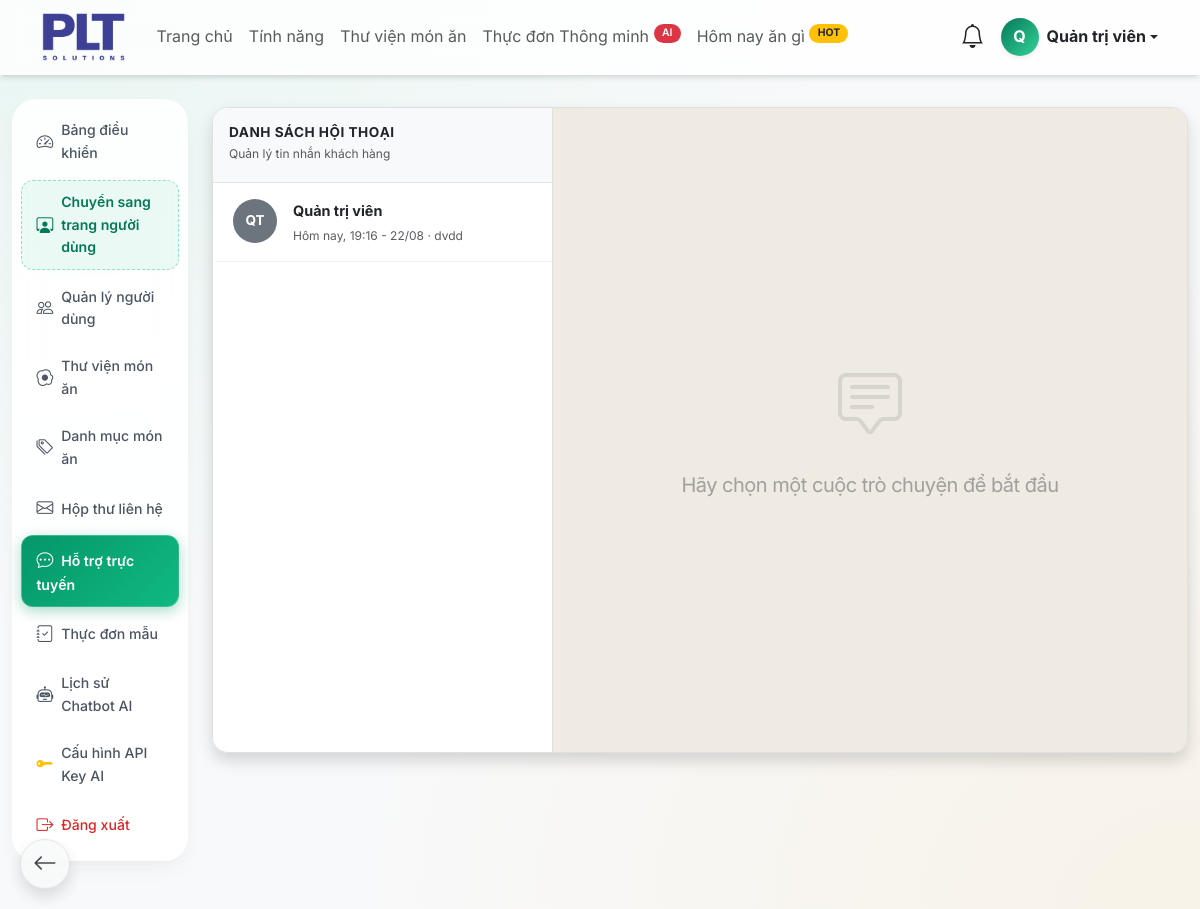
Page /admin/support-chats.php (signed in) on the committed database.
### tables this page shows
CREATE TABLE IF NOT EXISTS `support_chats` (
  `id` bigint UNSIGNED NOT NULL AUTO_INCREMENT,
  `user_id` bigint UNSIGNED NOT NULL,
  `status` enum('open','closed') DEFAULT 'open',
  `created_at` timestamp NULL DEFAULT CURRENT_TIMESTAMP,
  `updated_at` timestamp NULL DEFAULT CURRENT_TIMESTAMP ON UPDATE CURRENT_TIMESTAMP,
  PRIMARY KEY (`id`),
  KEY `user_id` (`user_id`)
);

CREATE TABLE IF NOT EXISTS `users` (
  `id` bigint UNSIGNED NOT NULL AUTO_INCREMENT,
  `full_name` varchar(150) NOT NULL,
  `email` varchar(190) NOT NULL,
  `password` varchar(255) NOT NULL,
  `avatar` varchar(255) DEFAULT NULL,
  `mssv` varchar(50) DEFAULT NULL,
  `birth_date` date DEFAULT NULL,
  `class_id` bigint UNSIGNED DEFAULT NULL,
  `stt` int UNSIGNED DEFAULT '0',
  `role` enum('user','admin') NOT NULL DEFAULT 'user',
  `status` enum('active','inactive','locked') NOT NULL DEFAULT 'active',
  `email_verified_at` datetime DEFAULT NULL,
  `last_login_at` datetime DEFAULT NULL,
  `created_at` timestamp NOT NULL DEFAULT CURRENT_TIMESTAMP,
  `updated_at` timestamp NOT NULL DEFAULT CURRENT_TIMESTAMP ON UPDATE CURRENT_TIMESTAMP,
  PRIMARY KEY (`id`),
  UNIQUE KEY `email` (`email`),
  UNIQUE KEY `uk_users_mssv` (`mssv`),
  KEY `idx_users_role` (`role`),
  KEY `idx_users_status` (`status`),
  KEY `idx_users_created_at` (`created_at`),
  KEY `fk_users_class` (`class_id`)
);

### admin/support-chats.php (the view, shortened to what this page needs)
<?php
$target_user_id = filter_input(INPUT_GET, 'user_id', FILTER_VALIDATE_INT);
$target_user = null;
require_once __DIR__ . '/../includes/header.php';
$stmt = $conn->query("
    SELECT sc.id, sc.user_id, sc.status, u.full_name, u.email,
           (SELECT message FROM support_messages WHERE chat_id = sc.id ORDER BY id DESC LIMIT 1) as last_message,
           (SELECT created_at FROM support_messages WHERE chat_id = sc.id ORDER BY id DESC LIMIT 1) as last_time,
           (SELECT COUNT(id) FROM support_messages WHERE chat_id = sc.id AND sender_type = 'user' AND is_read = 0) as unread_count
    FROM support_chats sc
    JOIN users u ON sc.user_id = u.id
    ORDER BY last_time DESC, sc.created_at DESC
");
$chats = $stmt->fetchAll(PDO::FETCH_ASSOC);
function getInitials($name) {
    $words = explode(' ', trim($name));
    $initials = '';
    foreach ($words as $w) {
        if ($w !== '') $initials .= mb_strtoupper(mb_substr($w, 0, 1, 'UTF-8'), 'UTF-8');
    }
    return mb_substr($initials, 0, 2, 'UTF-8');
}
?>
<div class="container-fluid py-4 h-100">
    <div class="row h-100">
        <div class="col-md-2">
            <?php require __DIR__ . '/includes/sidebar.php'; ?>
        </div>
        <div class="col-md-10 d-flex flex-column" style="height: calc(100vh - 130px);">
            <div class="d-flex h-100 rounded-4 overflow-hidden shadow mt-2 mb-3" style="border: 1px solid #e0e0e0;">
                <div class="d-flex flex-column h-100 bg-white" style="width: 340px; min-width: 280px; border-right: 1px solid #e0e0e0;">
                    <div class="px-3 py-3 border-bottom" style="background: #f8f9fa;">
                        <h6 class="mb-0 fw-bold text-uppercase text-dark" style="letter-spacing: 0.5px; font-size: 0.85rem;">Danh sách hội thoại</h6>
                        <small class="text-muted" style="font-size: 0.75rem;">Quản lý tin nhắn khách hàng</small>
                    </div>
                    <div class="flex-grow-1 overflow-auto" id="admin-chat-list">
                        <?php if (empty($chats)): ?>
                            <div class="text-center py-5 text-muted small">
                                <i class="bi bi-chat-dots d-block mb-2" style="font-size: 2rem; opacity: 0.3;"></i>
                                Chưa có cuộc hội thoại nào.
                            </div>
                        <?php else: ?>
                            <?php foreach ($chats as $chat): ?>
                                <?php
                                    $isActive = ($target_user_id == $chat['user_id']);
                                    $initials = getInitials($chat['full_name']);
                                    $timeStr = $chat['last_time'] ? 'Hôm nay, ' . date('H:i', strtotime($chat['last_time'])) . ' - ' . date('d/m', strtotime($chat['last_time'])) : '';
                                ?>
                                <a href="<?php echo BASE_URL; ?>/admin/support-chats.php?user_id=<?php echo $chat['user_id']; ?>"
                                   id="chat-user-<?php echo $chat['user_id']; ?>"
                                   data-user-id="<?php echo $chat['user_id']; ?>"
                                   class="chat-list-item d-flex align-items-start px-3 py-3 text-decoration-none <?php echo $isActive ? 'active' : ''; ?>"
                                   style="border-bottom: 1px solid #f0f0f0; <?php echo $isActive ? 'border-left: 4px solid #198754; background: #f0faf5;' : 'border-left: 4px solid transparent;'; ?>">
                                    <div class="flex-shrink-0 me-3 rounded-circle d-flex align-items-center justify-content-center fw-bold text-white"
                                         style="width: 44px; height: 44px; font-size: 0.85rem; background: <?php echo $isActive ? '#198754' : '#6c757d'; ?>;">
                                        <?php echo $initials; ?>
                                    </div>
                                    <div class="flex-grow-1 overflow-hidden">
                                        <div class="d-flex justify-content-between align-items-center mb-1 chat-name-header">
                                            <span class="fw-bold text-dark text-truncate" style="font-size: 0.9rem; max-width: 130px;"><?php echo htmlspecialchars($chat['full_name']); ?></span>
                                        </div>
                                        <div class="text-muted text-truncate" style="font-size: 0.75rem;">
                                            <span class="chat-preview-time"><?php echo $timeStr ? $timeStr . ' · ' : ''; ?></span><span class="chat-preview-text"><?php echo htmlspecialchars(mb_strimwidth($chat['last_message'] ?: 'Chưa có tin nhắn', 0, 30, '...', 'UTF-8')); ?></span>
                                        </div>
                                    </div>
                                </a>
                            <?php endforeach; ?>
                        <?php endif; ?>
                    </div>
                </div>
                <div class="d-flex flex-column flex-grow-1 h-100">
                    <?php if ($target_user): ?>
                        <?php $userInitials = getInitials($target_user['full_name']); ?>
                        <div class="d-flex align-items-center px-4 py-3 text-white" style="background: linear-gradient(135deg, #1a6b3c 0%, #198754 100%); min-height: 68px;">
                            <div>
                                <h6 class="mb-0 fw-bold" style="font-size: 1rem;">Hỗ trợ: <?php echo htmlspecialchars($target_user['full_name']); ?></h6>
                                <small style="font-size: 0.75rem; opacity: 0.8;"><span style="color: #90ee90;">●</span> Đang hoạt động trực tuyến</small>
                            </div>
                        </div>
                        <div class="flex-grow-1 overflow-auto p-4" id="support-chat-box">
                            <div class="text-center text-muted py-3" id="support-loading">
                                <div class="spinner-border spinner-border-sm text-secondary me-2" role="status"></div>
                                Đang tải tin nhắn...
                            </div>
                        </div>
                        <div class="px-4 py-3 bg-white border-top">
                            <form id="support-chat-form">
                                <div class="d-flex align-items-center gap-2">
                                    <input type="text" id="support-chat-input" class="form-control rounded-3 border" placeholder="Nhập tin nhắn..." autocomplete="off" required
                                           style="padding: 10px 16px; font-size: 0.9rem;">
                                    <button type="submit" class="btn btn-success rounded-3 px-3 d-flex align-items-center gap-2" id="support-chat-btn"
                                            style="white-space: nowrap; padding: 10px 18px;">
                                        Gửi <i class="bi bi-send-fill"></i>
                                    </button>
                                </div>
                            </form>
                            <div class="text-center mt-2">
                                <small class="text-muted" style="font-size: 0.7rem;">Tin nhắn sẽ được gửi trực tiếp đến người dùng.</small>
                            </div>
                        </div>
                    <?php else: ?>
                        <div class="d-flex flex-column align-items-center justify-content-center h-100 text-muted" style="background: #efeae2;">
                            <i class="bi bi-chat-square-text" style="font-size: 4rem; opacity: 0.15;"></i>
                            <h5 class="mt-3 fw-normal" style="opacity: 0.5;">Hãy chọn một cuộc trò chuyện để bắt đầu</h5>
                        </div>
                    <?php endif; ?>
                </div>
            </div>
        </div>
    </div>
</div>
<?php require_once __DIR__ . '/../includes/footer.php'; ?>

### assets/css/style.css (style rules this page uses)
:root { --primary-color: #059669; --primary-light: #34d399; --primary-dark: #047857; --primary-bg: #ecfdf5; --secondary-color: #f59e0b; --secondary-light: #fbbf24; --secondary-bg: #fffbeb; --text-color: #1f2937; --text-muted: #6b7280; --bg-color: #f3f4f6; --card-bg: #ffffff; --border-color: #e5e7eb; --gradient-primary: linear-gradient(135deg, #059669 0%, #10b981 100%); --gradient-health: linear-gradient(135deg, #047857 0%, #34d399 100%); --gradient-glow: linear-gradient(135deg, rgba(5, 150, 105, 0.4) 0%, rgba(16, 185, 129, 0) 100%); --gradient-dark: linear-gradient(135deg, #1f2937 0%, #111827 100%); --shadow-sm: 0 1px 2px 0 rgba(0, 0, 0, 0.05); --shadow-md: 0 4px 6px -1px rgba(0, 0, 0, 0.1), 0 2px 4px -1px rgba(0, 0, 0, 0.06); --shadow-lg: 0 10px 15px -3px rgba(0, 0, 0, 0.1), 0 4px 6px -2px rgba(0, 0, 0, 0.05); --shadow-glow: 0 0 20px rgba(5, 150, 105, 0.3); --radius-sm: 0.5rem; --radius-md: 1rem; --radius-lg: 1.5rem; --radius-xl: 2rem; --transition-fast: 0.15s cubic-bezier(0.4, 0, 0.2, 1); --transition-base: 0.3s cubic-bezier(0.4, 0, 0.2, 1); --transition-bounce: 0.5s cubic-bezier(0.34, 1.56, 0.64, 1); }
html { scroll-behavior: smooth; -webkit-overflow-scrolling: touch; }
body { font-family: 'Inter', -apple-system, BlinkMacSystemFont, "Segoe UI", Roboto, sans-serif; color: var(--text-color); background-color: var(--bg-color); background-image: radial-gradient(at 0% 0%, rgba(52, 211, 153, 0.08) 0px, transparent 50%), radial-gradient(at 100% 100%, rgba(245, 158, 11, 0.08) 0px, transparent 50%); background-attachment: scroll; line-height: 1.6; -webkit-font-smoothing: antialiased; }
h1, h2, h3, h4, h5, h6 { letter-spacing: -0.025em; font-weight: 700; }

### admin/support-chats.php (style rules this page uses)
.chat-list-item { transition: background 0.15s; }

### rows in the picture
support_chats: user.full_name "QT", user.full_name "Quản trị viên", timeStr "Hôm nay, 19:16 - 22/08", last_message "dvdd"

### other values in the picture
substr($_SESSION['full_name'] ?? 'U', 0, 1) "Q"
$_SESSION['full_name'] "Quản trị viên"
